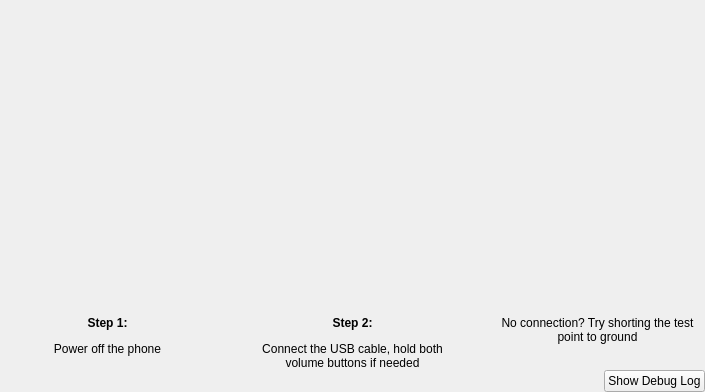
     <widget class="QWidget" name="connectInfo" native="true">
      <property name="enabled">
       <bool>true</bool>
      </property>
      <property name="sizePolicy">
       <sizepolicy hsizetype="Preferred" vsizetype="Fixed">
        <horstretch>0</horstretch>
        <verstretch>0</verstretch>
       </sizepolicy>
      </property>
      <property name="minimumSize">
       <size>
        <width>0</width>
        <height>0</height>
       </size>
      </property>
      <property name="maximumSize">
       <size>
        <width>16777215</width>
        <height>0</height>
       </size>
      </property>
      <layout class="QVBoxLayout" name="verticalLayout_6" stretch="0,0,0">
       <property name="spacing">
        <number>0</number>
       </property>
       <property name="sizeConstraint">
        <enum>QLayout::SetDefaultConstraint</enum>
       </property>
       <property name="leftMargin">
        <number>0</number>
       </property>
       <property name="topMargin">
        <number>0</number>
       </property>
       <property name="rightMargin">
        <number>0</number>
       </property>
       <property name="bottomMargin">
        <number>0</number>
       </property>
       <item>
        <layout class="QHBoxLayout" name="horizontalLayout_4">
         <property name="spacing">
          <number>0</number>
         </property>
         <item>
          <spacer name="horizontalSpacer_2">
           <property name="orientation">
            <enum>Qt::Horizontal</enum>
           </property>
           <property name="sizeType">
            <enum>QSizePolicy::Minimum</enum>
           </property>
           <property name="sizeHint" stdset="0">
            <size>
             <width>5</width>
             <height>20</height>
            </size>
           </property>
          </spacer>
         </item>
         <item>
          <spacer name="horizontalSpacer_7">
           <property name="orientation">
            <enum>Qt::Horizontal</enum>
           </property>
           <property name="sizeType">
            <enum>QSizePolicy::Fixed</enum>
           </property>
           <property name="sizeHint" stdset="0">
            <size>
             <width>9</width>
             <height>20</height>
            </size>
           </property>
          </spacer>
         </item>
         <item>
          <widget class="QLabel" name="initStepsImage">
           <property name="minimumSize">
            <size>
             <width>685</width>
             <height>330</height>
            </size>
           </property>
           <property name="maximumSize">
            <size>
             <width>685</width>
             <height>330</height>
            </size>
           </property>
           <property name="frameShape">
            <enum>QFrame::NoFrame</enum>
           </property>
           <property name="text">
            <string/>
           </property>
           <property name="pixmap">
            <pixmap>images/initsteps.png</pixmap>
           </property>
           <property name="scaledContents">
            <bool>true</bool>
           </property>
           <property name="alignment">
            <set>Qt::AlignHCenter|Qt::AlignTop</set>
           </property>
           <property name="wordWrap">
            <bool>false</bool>
           </property>
           <property name="margin">
            <number>0</number>
           </property>
          </widget>
         </item>
         <item>
          <spacer name="horizontalSpacer">
           <property name="orientation">
            <enum>Qt::Horizontal</enum>
           </property>
           <property name="sizeType">
            <enum>QSizePolicy::Minimum</enum>
           </property>
           <property name="sizeHint" stdset="0">
            <size>
             <width>5</width>
             <height>18</height>
            </size>
           </property>
          </spacer>
         </item>
        </layout>
       </item>
       <item>
        <layout class="QHBoxLayout" name="horizontalLayout_3">
         <item>
          <spacer name="horizontalSpacer_6">
           <property name="orientation">
            <enum>Qt::Horizontal</enum>
           </property>
           <property name="sizeType">
            <enum>QSizePolicy::Expanding</enum>
           </property>
           <property name="sizeHint" stdset="0">
            <size>
             <width>10</width>
             <height>0</height>
            </size>
           </property>
          </spacer>
         </item>
         <item>
          <widget class="QLabel" name="label_2">
           <property name="sizePolicy">
            <sizepolicy hsizetype="Fixed" vsizetype="Preferred">
             <horstretch>0</horstretch>
             <verstretch>0</verstretch>
            </sizepolicy>
           </property>
           <property name="minimumSize">
            <size>
             <width>195</width>
             <height>0</height>
            </size>
           </property>
           <property name="maximumSize">
            <size>
             <width>195</width>
             <height>16777215</height>
            </size>
           </property>
           <property name="text">
            <string>&lt;html&gt;&lt;head/&gt;&lt;body&gt;&lt;p&gt;&lt;span style=&quot; font-weight:600;&quot;&gt;Step 1:&lt;/span&gt;&lt;/p&gt;&lt;p&gt;Power off the phone&lt;/p&gt;&lt;/body&gt;&lt;/html&gt;</string>
           </property>
           <property name="alignment">
            <set>Qt::AlignHCenter|Qt::AlignTop</set>
           </property>
           <property name="wordWrap">
            <bool>true</bool>
           </property>
           <property name="margin">
            <number>5</number>
           </property>
          </widget>
         </item>
         <item>
          <spacer name="horizontalSpacer_3">
           <property name="orientation">
            <enum>Qt::Horizontal</enum>
           </property>
           <property name="sizeType">
            <enum>QSizePolicy::Fixed</enum>
           </property>
           <property name="sizeHint" stdset="0">
            <size>
             <width>50</width>
             <height>0</height>
            </size>
           </property>
          </spacer>
         </item>
         <item>
          <widget class="QLabel" name="label_3">
           <property name="sizePolicy">
            <sizepolicy hsizetype="Fixed" vsizetype="Preferred">
             <horstretch>0</horstretch>
             <verstretch>0</verstretch>
            </sizepolicy>
           </property>
           <property name="minimumSize">
            <size>
             <width>195</width>
             <height>10</height>
            </size>
           </property>
           <property name="maximumSize">
            <size>
             <width>195</width>
             <height>16777215</height>
            </size>
           </property>
           <property name="text">
            <string>&lt;html&gt;&lt;head/&gt;&lt;body&gt;&lt;p&gt;&lt;span style=&quot; font-weight:600;&quot;&gt;Step 2:&lt;/span&gt;&lt;/p&gt;&lt;p&gt;Connect the USB cable, hold both volume buttons if needed&lt;/p&gt;&lt;/body&gt;&lt;/html&gt;</string>
           </property>
           <property name="alignment">
            <set>Qt::AlignHCenter|Qt::AlignTop</set>
           </property>
           <property name="wordWrap">
            <bool>true</bool>
           </property>
           <property name="margin">
            <number>5</number>
           </property>
          </widget>
         </item>
         <item>
          <spacer name="horizontalSpacer_4">
           <property name="orientation">
            <enum>Qt::Horizontal</enum>
           </property>
           <property name="sizeType">
            <enum>QSizePolicy::Fixed</enum>
           </property>
           <property name="sizeHint" stdset="0">
            <size>
             <width>50</width>
             <height>0</height>
            </size>
           </property>
          </spacer>
         </item>
         <item>
          <widget class="QLabel" name="label_4">
           <property name="sizePolicy">
            <sizepolicy hsizetype="Fixed" vsizetype="Preferred">
             <horstretch>0</horstretch>
             <verstretch>0</verstretch>
            </sizepolicy>
           </property>
           <property name="minimumSize">
            <size>
             <width>195</width>
             <height>0</height>
            </size>
           </property>
           <property name="maximumSize">
            <size>
             <width>195</width>
             <height>16777215</height>
            </size>
           </property>
           <property name="text">
            <string>&lt;html&gt;&lt;head/&gt;&lt;body&gt;&lt;p&gt;No connection? Try shorting the test point to ground&lt;/p&gt;&lt;/body&gt;&lt;/html&gt;</string>
           </property>
           <property name="scaledContents">
            <bool>false</bool>
           </property>
           <property name="alignment">
            <set>Qt::AlignHCenter|Qt::AlignTop</set>
           </property>
           <property name="wordWrap">
            <bool>true</bool>
           </property>
           <property name="margin">
            <number>5</number>
           </property>
          </widget>
         </item>
         <item>
          <spacer name="horizontalSpacer_5">
           <property name="orientation">
            <enum>Qt::Horizontal</enum>
           </property>
           <property name="sizeType">
            <enum>QSizePolicy::Expanding</enum>
           </property>
           <property name="sizeHint" stdset="0">
            <size>
             <width>10</width>
             <height>0</height>
            </size>
           </property>
          </spacer>
         </item>
        </layout>
       </item>
       <item>
        <layout class="QHBoxLayout" name="horizontalLayout_5">
         <item>
          <spacer name="horizontalSpacer_showdebug">
           <property name="orientation">
            <enum>Qt::Horizontal</enum>
           </property>
           <property name="sizeType">
            <enum>QSizePolicy::Expanding</enum>
           </property>
           <property name="sizeHint" stdset="0">
            <size>
             <width>50</width>
             <height>0</height>
            </size>
           </property>
          </spacer>
         </item>
         <item>
          <widget class="QPushButton" name="showdebugbtn">
           <property name="text">
            <string>Show Debug Log</string>
           </property>
          </widget>
         </item>
        </layout>
       </item>
      </layout>
     </widget>
